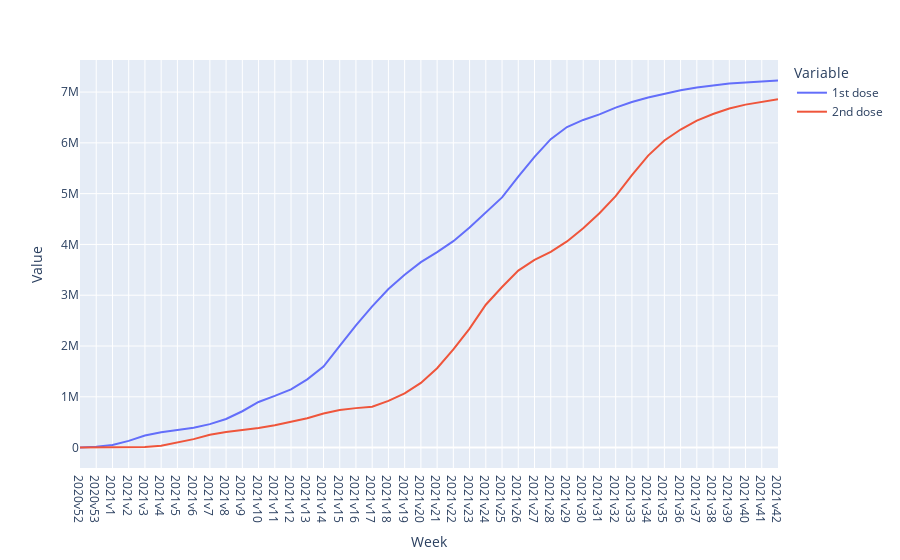

Notebook source saved alongside this figure:
### Markdown cell above
### KPI's : 
Since we can't use the same indicators as what we already worked with in the tasks above, the most interesting KPIs in my opinion would be :

- Total Vaccinated with 1st dose
- Total Vaccinated with 2nd dose

- Vaccinations performed every week

- Patients sitting in intensive care

### Code cell
vaccinerade_by_time = pd.read_excel(covid19_vaccine_file_path, sheet_name="Vaccinerade tidsserie")

vaccinerade_1_dos = vaccinerade_by_time[vaccinerade_by_time["Vaccinationsstatus"]=="Minst 1 dos"].drop(columns=["Vaccinationsstatus","Andel vaccinerade"])
vaccinerade_2_dos = vaccinerade_by_time[vaccinerade_by_time["Vaccinationsstatus"]=="Färdigvaccinerade"].drop(columns=["Vaccinationsstatus","Andel vaccinerade"])

vaccinerade_1_dos = vaccinerade_1_dos[vaccinerade_1_dos["Region"]=="| Sverige |"].drop(columns=["Region"])
vaccinerade_2_dos = vaccinerade_2_dos[vaccinerade_2_dos["Region"]=="| Sverige |"].drop(columns=["Region"])

vaccinerade_1_dos["Vecka"] = vaccinerade_1_dos["År"].astype(str) + "v" + vaccinerade_1_dos["Vecka"].astype(str)
vaccinerade_2_dos["Vecka"] = vaccinerade_2_dos["År"].astype(str) + "v" + vaccinerade_2_dos["Vecka"].astype(str)

vaccinerade_1_dos = vaccinerade_1_dos.drop(columns="År").rename(columns={"Antal vaccinerade":"1st dose"})
vaccinerade_2_dos = vaccinerade_2_dos.drop(columns="År").rename(columns={"Antal vaccinerade":"2nd dose"})

vaccinerade = pd.concat([vaccinerade_1_dos.set_index("Vecka"),vaccinerade_2_dos.set_index("Vecka")], axis="columns")

fig = px.line(data_frame=vaccinerade, labels={"variable":"Variable","value":"Value","Vecka":"Week"})
fig.show()

### Figure 1 — Plotly figure (JSON) as saved in the notebook; plotly's stock layout.template omitted (floating-point values rounded to 4 significant figures)
{"data": [{"hovertemplate": "Variable=1st dose<br>Week=%{x}<br>Value=%{y}<extra></extra>", "legendgroup": "1st dose", "line": {"color": "#636efa", "dash": "solid"}, "marker": {"symbol": "circle"}, "mode": "lines", "name": "1st dose", "orientation": "v", "showlegend": true, "type": "scatter", "x": ["2020v52", "2020v53", "2021v1", "2021v2", "2021v3", "2021v4", "2021v5", "2021v6", "2021v7", "2021v8", "2021v9", "2021v10", "2021v11", "2021v12", "2021v13", "2021v14", "2021v15", "2021v16", "2021v17", "2021v18", "2021v19", "2021v20", "2021v21", "2021v22", "2021v23", "2021v24", "2021v25", "2021v26", "2021v27", "2021v28", "2021v29", "2021v30", "2021v31", "2021v32", "2021v33", "2021v34", "2021v35", "2021v36", "2021v37", "2021v38", "2021v39", "2021v40", "2021v41", "2021v42"], "xaxis": "x", "y": [2472, 16514, 52943, 132176, 237382, 302086, 345424, 391880, 462115, 563878, 715948, 898016, 1017046, 1145993, 1343258, 1595509, 2004400, 2407382, 2780299, 3123469, 3402235, 3651759, 3847624, 4064203, 4333570, 4636503, 4925305, 5336222, 5722719, 6072782, 6311606, 6451176, 6559607, 6694322, 6803978, 6893057, 6968197, 7033807, 7089994, 7134073, 7167636, 7189274, 7214329, 7229620], "yaxis": "y"}, {"hovertemplate": "Variable=2nd dose<br>Week=%{x}<br>Value=%{y}<extra></extra>", "legendgroup": "2nd dose", "line": {"color": "#EF553B", "dash": "solid"}, "marker": {"symbol": "circle"}, "mode": "lines", "name": "2nd dose", "orientation": "v", "showlegend": true, "type": "scatter", "x": ["2020v52", "2020v53", "2021v1", "2021v2", "2021v3", "2021v4", "2021v5", "2021v6", "2021v7", "2021v8", "2021v9", "2021v10", "2021v11", "2021v12", "2021v13", "2021v14", "2021v15", "2021v16", "2021v17", "2021v18", "2021v19", "2021v20", "2021v21", "2021v22", "2021v23", "2021v24", "2021v25", "2021v26", "2021v27", "2021v28", "2021v29", "2021v30", "2021v31", "2021v32", "2021v33", "2021v34", "2021v35", "2021v36", "2021v37", "2021v38", "2021v39", "2021v40", "2021v41", "2021v42"], "xaxis": "x", "y": [0, 0, 0, 560, 11909, 38386, 95213, 166790, 251337, 306298, 344352, 383842, 439435, 509139, 577678, 671902, 738791, 777298, 805108, 921074, 1068994, 1274350, 1563275, 1931864, 2343418, 2813050, 3161840, 3483828, 3694230, 3854234, 4059241, 4318413, 4613582, 4949822, 5362602, 5748770, 6046195, 6262844, 6438360, 6568942, 6677088, 6752600, 6812793, 6858972], "yaxis": "y"}], "layout": {"legend": {"title": {"text": "Variable"}, "tracegroupgap": 0}, "margin": {"t": 60}, "xaxis": {"anchor": "y", "domain": [0, 1], "title": {"text": "Week"}}, "yaxis": {"anchor": "x", "domain": [0, 1], "title": {"text": "Value"}}}}
